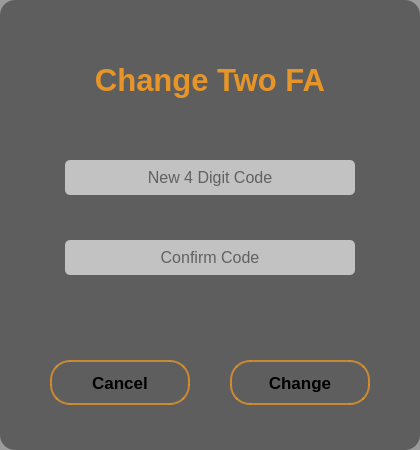
  <widget class="QGroupBox" name="change2FAbox">
   <property name="geometry">
    <rect>
     <x>390</x>
     <y>150</y>
     <width>420</width>
     <height>450</height>
    </rect>
   </property>
   <property name="sizePolicy">
    <sizepolicy hsizetype="Preferred" vsizetype="Preferred">
     <horstretch>0</horstretch>
     <verstretch>0</verstretch>
    </sizepolicy>
   </property>
   <property name="layoutDirection">
    <enum>Qt::LeftToRight</enum>
   </property>
   <property name="autoFillBackground">
    <bool>false</bool>
   </property>
   <property name="styleSheet">
    <string notr="true">background-color:rgba(0, 0, 0, 100);
background-position:left;
border: none;
border-radius: 15px;</string>
   </property>
   <property name="title">
    <string/>
   </property>
   <property name="alignment">
    <set>Qt::AlignCenter</set>
   </property>
   <widget class="QPushButton" name="cancel2FA">
    <property name="geometry">
     <rect>
      <x>50</x>
      <y>360</y>
      <width>140</width>
      <height>45</height>
     </rect>
    </property>
    <property name="sizePolicy">
     <sizepolicy hsizetype="Minimum" vsizetype="Fixed">
      <horstretch>0</horstretch>
      <verstretch>0</verstretch>
     </sizepolicy>
    </property>
    <property name="font">
     <font>
      <family>Segoe UI</family>
      <pointsize>13</pointsize>
      <italic>false</italic>
      <bold>true</bold>
     </font>
    </property>
    <property name="cursor">
     <cursorShape>PointingHandCursor</cursorShape>
    </property>
    <property name="mouseTracking">
     <bool>true</bool>
    </property>
    <property name="layoutDirection">
     <enum>Qt::LeftToRight</enum>
    </property>
    <property name="styleSheet">
     <string notr="true">#cancel2FA
{
background:none;
border:2px solid rgba(230, 149, 40, 200);
border-radius:20px;
}
#cancel2FA:hover
{
background:rgba(230, 149, 40, 200);
}</string>
    </property>
    <property name="text">
     <string>Cancel</string>
    </property>
    <property name="autoRepeatInterval">
     <number>-1</number>
    </property>
   </widget>
   <widget class="QLineEdit" name="new2FA">
    <property name="geometry">
     <rect>
      <x>65</x>
      <y>160</y>
      <width>290</width>
      <height>35</height>
     </rect>
    </property>
    <property name="sizePolicy">
     <sizepolicy hsizetype="Expanding" vsizetype="Fixed">
      <horstretch>0</horstretch>
      <verstretch>0</verstretch>
     </sizepolicy>
    </property>
    <property name="font">
     <font>
      <family>Segoe UI</family>
      <pointsize>12</pointsize>
     </font>
    </property>
    <property name="cursor">
     <cursorShape>IBeamCursor</cursorShape>
    </property>
    <property name="styleSheet">
     <string notr="true">background:rgb(194, 194, 194);
border:none;
color:black;
border-radius:none;
border-radius:5px;</string>
    </property>
    <property name="text">
     <string/>
    </property>
    <property name="maxLength">
     <number>4</number>
    </property>
    <property name="echoMode">
     <enum>QLineEdit::Password</enum>
    </property>
    <property name="alignment">
     <set>Qt::AlignCenter</set>
    </property>
    <property name="placeholderText">
     <string>New 4 Digit Code</string>
    </property>
    <property name="cursorMoveStyle">
     <enum>Qt::LogicalMoveStyle</enum>
    </property>
    <property name="clearButtonEnabled">
     <bool>true</bool>
    </property>
   </widget>
   <widget class="QLabel" name="change2FAtext">
    <property name="geometry">
     <rect>
      <x>20</x>
      <y>40</y>
      <width>380</width>
      <height>80</height>
     </rect>
    </property>
    <property name="font">
     <font>
      <family>Segoe UI</family>
      <pointsize>23</pointsize>
      <italic>false</italic>
      <bold>true</bold>
     </font>
    </property>
    <property name="focusPolicy">
     <enum>Qt::NoFocus</enum>
    </property>
    <property name="contextMenuPolicy">
     <enum>Qt::DefaultContextMenu</enum>
    </property>
    <property name="autoFillBackground">
     <bool>false</bool>
    </property>
    <property name="styleSheet">
     <string notr="true">background:none;
border:none;
color:rgb(230, 149, 40);</string>
    </property>
    <property name="lineWidth">
     <number>0</number>
    </property>
    <property name="text">
     <string>Change Two FA</string>
    </property>
    <property name="scaledContents">
     <bool>false</bool>
    </property>
    <property name="alignment">
     <set>Qt::AlignCenter</set>
    </property>
    <property name="wordWrap">
     <bool>false</bool>
    </property>
   </widget>
   <widget class="QPushButton" name="ShowHide2FA">
    <property name="geometry">
     <rect>
      <x>310</x>
      <y>290</y>
      <width>41</width>
      <height>21</height>
     </rect>
    </property>
    <property name="cursor">
     <cursorShape>PointingHandCursor</cursorShape>
    </property>
    <property name="mouseTracking">
     <bool>true</bool>
    </property>
    <property name="styleSheet">
     <string notr="true">background:none;
border:none;</string>
    </property>
    <property name="text">
     <string/>
    </property>
    <property name="icon">
     <iconset resource="photos.qrc">
      <normaloff>:/OpenEye.png</normaloff>:/OpenEye.png</iconset>
    </property>
    <property name="iconSize">
     <size>
      <width>25</width>
      <height>30</height>
     </size>
    </property>
   </widget>
   <widget class="QLineEdit" name="cnew2FA">
    <property name="geometry">
     <rect>
      <x>65</x>
      <y>240</y>
      <width>290</width>
      <height>35</height>
     </rect>
    </property>
    <property name="sizePolicy">
     <sizepolicy hsizetype="Expanding" vsizetype="Fixed">
      <horstretch>0</horstretch>
      <verstretch>0</verstretch>
     </sizepolicy>
    </property>
    <property name="font">
     <font>
      <family>Segoe UI</family>
      <pointsize>12</pointsize>
     </font>
    </property>
    <property name="cursor">
     <cursorShape>IBeamCursor</cursorShape>
    </property>
    <property name="styleSheet">
     <string notr="true">background:rgb(194, 194, 194);
border:none;
color:black;
border-radius:none;
border-radius:5px;</string>
    </property>
    <property name="text">
     <string/>
    </property>
    <property name="maxLength">
     <number>4</number>
    </property>
    <property name="echoMode">
     <enum>QLineEdit::Password</enum>
    </property>
    <property name="alignment">
     <set>Qt::AlignCenter</set>
    </property>
    <property name="placeholderText">
     <string>Confirm Code</string>
    </property>
    <property name="cursorMoveStyle">
     <enum>Qt::LogicalMoveStyle</enum>
    </property>
    <property name="clearButtonEnabled">
     <bool>true</bool>
    </property>
   </widget>
   <widget class="QPushButton" name="change2FA">
    <property name="geometry">
     <rect>
      <x>230</x>
      <y>360</y>
      <width>140</width>
      <height>45</height>
     </rect>
    </property>
    <property name="sizePolicy">
     <sizepolicy hsizetype="Minimum" vsizetype="Fixed">
      <horstretch>0</horstretch>
      <verstretch>0</verstretch>
     </sizepolicy>
    </property>
    <property name="font">
     <font>
      <family>Segoe UI</family>
      <pointsize>13</pointsize>
      <italic>false</italic>
      <bold>true</bold>
     </font>
    </property>
    <property name="cursor">
     <cursorShape>PointingHandCursor</cursorShape>
    </property>
    <property name="mouseTracking">
     <bool>true</bool>
    </property>
    <property name="layoutDirection">
     <enum>Qt::LeftToRight</enum>
    </property>
    <property name="styleSheet">
     <string notr="true">#change2FA
{
background:none;
border:2px solid rgba(230, 149, 40, 200);
border-radius:20px;
}
#change2FA:hover
{
background:rgba(230, 149, 40, 200);
}</string>
    </property>
    <property name="text">
     <string>Change</string>
    </property>
    <property name="autoRepeatInterval">
     <number>-1</number>
    </property>
   </widget>
  </widget>
